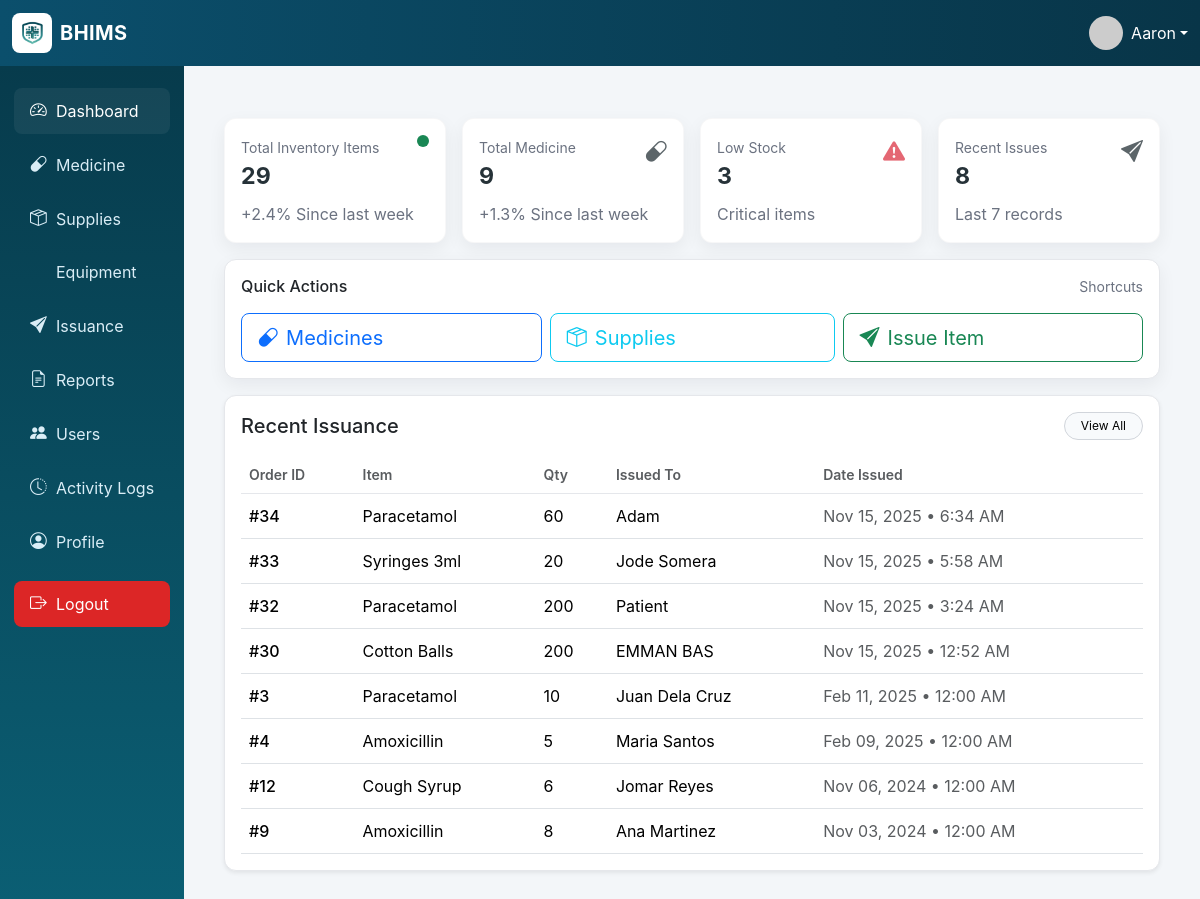
Page /dashboard.php (signed in) on the committed database.
### tables this page shows
CREATE TABLE `issuance` (
  `issue_id` int(11) NOT NULL,
  `category` enum('Medicine','Supply') DEFAULT NULL,
  `item_code` varchar(100) DEFAULT NULL,
  `item_name` varchar(255) DEFAULT NULL,
  `quantity_issued` int(11) DEFAULT NULL,
  `issued_to` varchar(255) DEFAULT NULL,
  `purpose` text DEFAULT NULL,
  `issued_by` int(11) DEFAULT NULL,
  `date_issued` datetime DEFAULT current_timestamp()
);

### functions.php (called while the page is built, shortened)
<?php
require_once 'config.php';
function count_table($table) {
    global $mysqli;
    $res = $mysqli->query("SELECT COUNT(*) as cnt FROM $table");
    $r = $res->fetch_assoc();
    return intval($r['cnt']);
}
function low_stock_alerts() {
    global $mysqli;
    $alerts = array();
    $stmt = $mysqli->prepare('SELECT med_id, item_name, quantity FROM medicine WHERE quantity <= 5');
    $stmt->execute();
    $res = $stmt->get_result();
    while ($row = $res->fetch_assoc()) $alerts[] = array('type'=>'Medicine','item_name'=>$row['item_name'],'qty'=>$row['quantity']);
    $stmt = $mysqli->prepare('SELECT supply_id, item_name, quantity FROM supplies WHERE quantity <= 5');
    $stmt->execute();
    $res = $stmt->get_result();
    while ($row = $res->fetch_assoc()) $alerts[] = array('type'=>'Supply','item_name'=>$row['item_name'],'qty'=>$row['quantity']);
    return $alerts;
}
?>

### dashboard.php (the view, shortened to what this page needs)
<?php
require_once 'header.php';
require_once 'functions.php';
$total_med = count_table('medicine');
$total_sup = count_table('supplies');
$total_eq = count_table('equipment');
$alerts = low_stock_alerts();
$stmt = $mysqli->prepare(
  'SELECT issue_id, category, item_name, quantity_issued, issued_to, date_issued
   FROM issuance ORDER BY date_issued DESC LIMIT 8'
);
$stmt->execute();
$issued = $stmt->get_result()->fetch_all(MYSQLI_ASSOC);
?>
<div class="container-fluid dashboard-v2 py-4">
  <div class="row g-3 mb-3 align-items-stretch">
    <div class="col-md-3">
      <div class="metric-card h-100 p-3">
        <div class="d-flex justify-content-between align-items-start">
          <div>
            <small class="muted">Total Inventory Items</small>
            <div class="metric-big"><?php echo ($total_med + $total_sup + $total_eq) ?></div>
          </div>
          <div class="metric-dot bg-success"></div>
        </div>
        <div class="muted mt-2">+2.4% Since last week</div>
      </div>
    </div>
    <div class="col-md-3">
      <div class="metric-card h-100 p-3">
        <div class="d-flex justify-content-between align-items-start">
          <div>
            <small class="muted">Total Medicine</small>
            <div class="metric-big"><?php echo $total_med ?></div>
          </div>
          <i class="bi bi-capsule metric-icon"></i>
        </div>
        <div class="muted mt-2">+1.3% Since last week</div>
      </div>
    </div>
    <div class="col-md-3">
      <div class="metric-card h-100 p-3">
        <div class="d-flex justify-content-between align-items-start">
          <div>
            <small class="muted">Low Stock</small>
            <div class="metric-big"><?php echo count($alerts) ?></div>
          </div>
          <i class="bi bi-exclamation-triangle-fill metric-icon text-danger"></i>
        </div>
        <div class="muted mt-2">Critical items</div>
      </div>
    </div>
    <div class="col-md-3">
      <div class="metric-card h-100 p-3">
        <div class="d-flex justify-content-between align-items-start">
          <div>
            <small class="muted">Recent Issues</small>
            <div class="metric-big"><?php echo count($issued) ?></div>
          </div>
          <i class="bi bi-send-fill metric-icon"></i>
        </div>
        <div class="muted mt-2">Last 7 records</div>
      </div>
    </div>
  </div>
  <div class="row g-3 mb-3">
    <div class="col-12">
      <div class="card p-3 small-widget-card h-100">
        <div class="d-flex justify-content-between align-items-center mb-3">
          <h6 class="mb-0">Quick Actions</h6>
          <small class="muted">Shortcuts</small>
        </div>
        <div class="d-flex flex-column flex-md-row gap-2">
          <a href="medicine.php" class="btn btn-outline-primary btn-lg flex-fill text-start">
            <i class="bi bi-capsule me-2"></i> Medicines
          </a>
          <a href="supplies.php" class="btn btn-outline-info btn-lg flex-fill text-start">
            <i class="bi bi-box-seam me-2"></i> Supplies
          </a>
          <a href="issuance.php" class="btn btn-outline-success btn-lg flex-fill text-start">
            <i class="bi bi-send-fill me-2"></i> Issue Item
          </a>
        </div>
      </div>
    </div>
  </div>
  <div class="card p-3 recent-orders shadow-sm border-0 rounded-3">
    <div class="d-flex justify-content-between align-items-center mb-3">
      <h5 class="mb-0">Recent Issuance</h5>
      <a href="issuance.php" class="btn btn-sm btn-light px-3 py-1 rounded-pill view-all-btn">
        View All
      </a>
    </div>
    <div class="table-responsive">
      <table class="table table-hover clean-table align-middle mb-0">
        <thead>
          <tr>
            <th class="text-muted small fw-semibold">Order ID</th>
            <th class="text-muted small fw-semibold">Item</th>
            <th class="text-muted small fw-semibold">Qty</th>
            <th class="text-muted small fw-semibold">Issued To</th>
            <th class="text-muted small fw-semibold">Date Issued</th>
          </tr>
        </thead>
        <tbody>
          <?php if (!empty($issued)): ?>
            <?php foreach ($issued as $it): ?>
              <tr>
                <td class="fw-medium">#<?php echo htmlspecialchars($it['issue_id']); ?></td>
                <td><?php echo htmlspecialchars($it['item_name']); ?></td>
                <td><?php echo (int)$it['quantity_issued']; ?></td>
                <td><?php echo htmlspecialchars($it['issued_to']); ?></td>
                <td class="text-muted">
                  <?php echo date("M d, Y • g:i A", strtotime($it['date_issued'])); ?>
                </td>
              </tr>
            <?php endforeach; ?>
          <?php endif; ?>
        </tbody>
      </table>
    </div>
  </div>
</div>

### assets/css/style.css (style rules this page uses)
body { font-family: "Inter", system-ui, -apple-system, "Segoe UI", Roboto, "Helvetica Neue", Arial; background: #f3f6f9; color: #263238; }
.table thead th { background: transparent; color: #0b4f6c; font-weight: 700; border-bottom: 2px solid #e9eef3; }
.table tbody tr td { vertical-align: middle; }

### dashboard.php (style rules this page uses)
.muted { color:#6b7280; }
.fw-medium { font-weight:600; }
.metric-card { background:#fff; border-radius:12px; box-shadow:0 6px 18px rgba(12,18,26,0.06); border:1px solid rgba(15,23,42,0.03); }
.metric-big { font-size:1.45rem; font-weight:700; }
.metric-dot { width:12px; height:12px; border-radius:50%; }
.metric-icon { font-size:22px; opacity:.75; }
.small-widget-card { border-radius:12px; border:1px solid #e5e7eb; box-shadow:0 6px 18px rgba(12,18,26,0.06); background:#fff; }
.small-widget-card .btn { min-height:44px; display:flex; align-items:center; }
.small-widget-card .btn-lg { padding:.55rem 1rem; border-radius:8px; }
.clean-table thead th { border-bottom:1px solid #e5e7eb; padding-bottom:8px; }
.clean-table td { padding-top:10px; padding-bottom:10px; }
.view-all-btn { border:1px solid #d1d5db; background:#f8fafc; font-size:.75rem; transition:.2s; }
.recent-orders { border-radius:12px !important; border:1px solid #e5e7eb !important; }

### rows in the picture
issuance: issue_id "34", item_name "Paracetamol", quantity_issued "60", issued_to "Adam", date_issued "Nov 15, 2025 • 6:34 AM"
issuance: issue_id "33", item_name "Syringes 3ml", quantity_issued "20", issued_to "Jode Somera", date_issued "Nov 15, 2025 • 5:58 AM"
issuance: issue_id "32", item_name "Paracetamol", quantity_issued "200", issued_to "Patient", date_issued "Nov 15, 2025 • 3:24 AM"
issuance: issue_id "30", item_name "Cotton Balls", quantity_issued "200", issued_to "EMMAN BAS", date_issued "Nov 15, 2025 • 12:52 AM"
issuance: issue_id "3", item_name "Paracetamol", quantity_issued "10", issued_to "Juan Dela Cruz", date_issued "Feb 11, 2025 • 12:00 AM"
issuance: issue_id "4", item_name "Amoxicillin", quantity_issued "5", issued_to "Maria Santos", date_issued "Feb 09, 2025 • 12:00 AM"
issuance: issue_id "12", item_name "Cough Syrup", quantity_issued "6", issued_to "Jomar Reyes", date_issued "Nov 06, 2024 • 12:00 AM"
issuance: issue_id "9", item_name "Amoxicillin", quantity_issued "8", issued_to "Ana Martinez", date_issued "Nov 03, 2024 • 12:00 AM"

### other values in the picture
$current_user_name "Aaron"
$total_med + $total_sup + $total_eq "29"
$total_med "9"
count($alerts) "3"
count($issued) "8"
